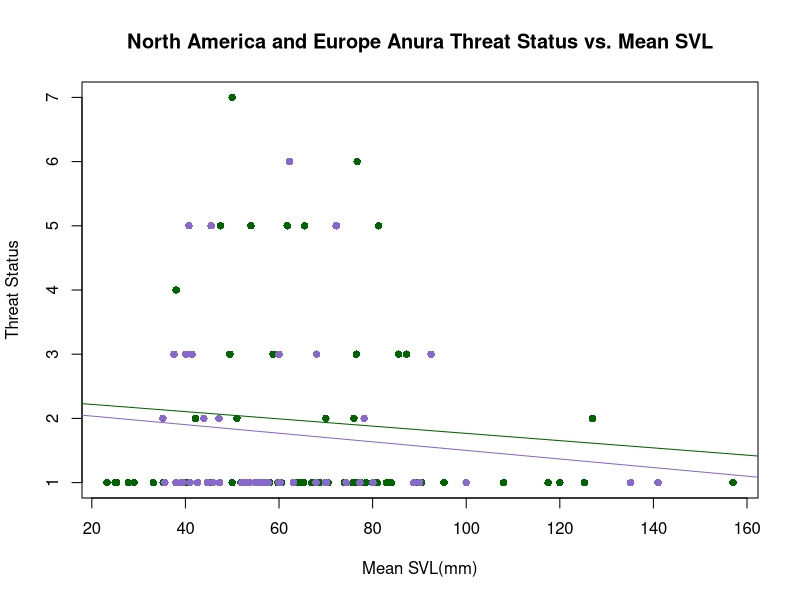
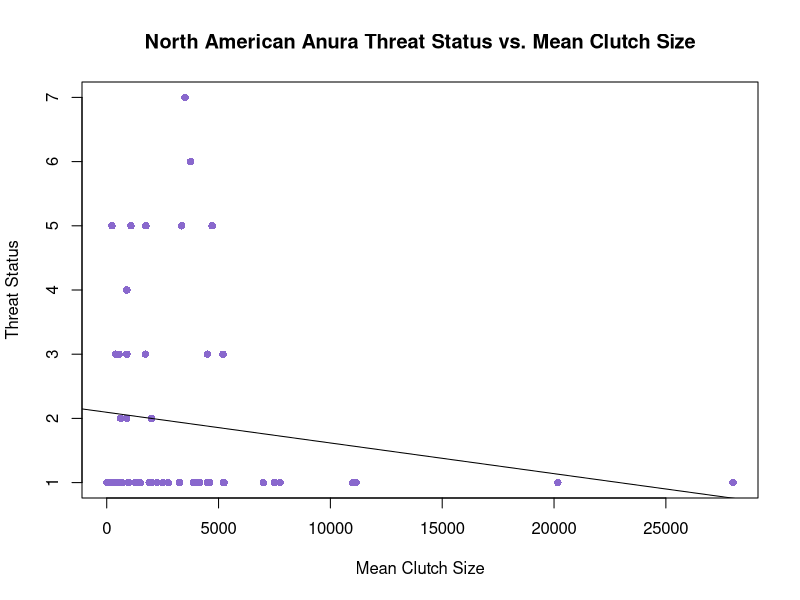
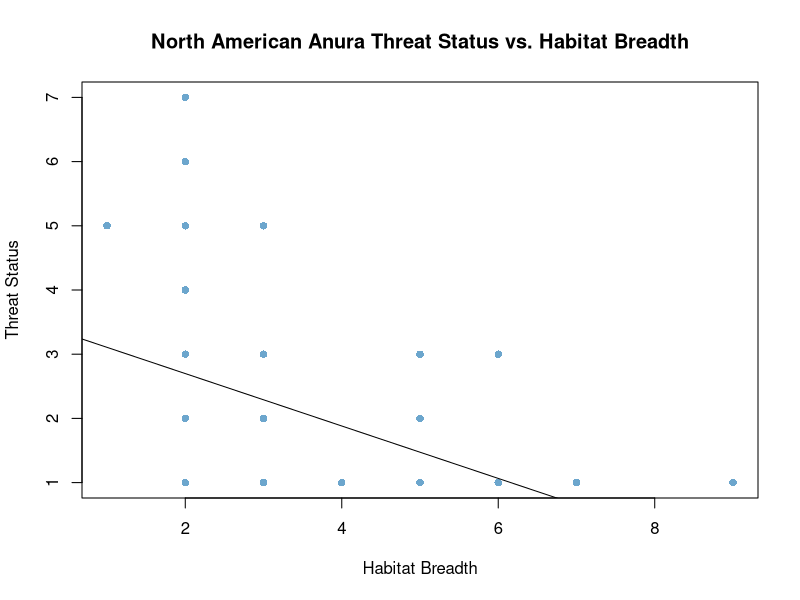
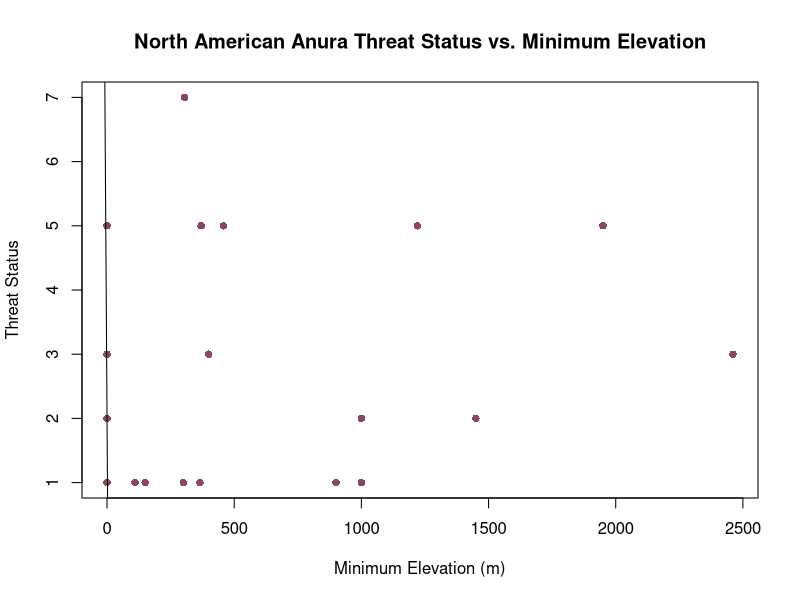
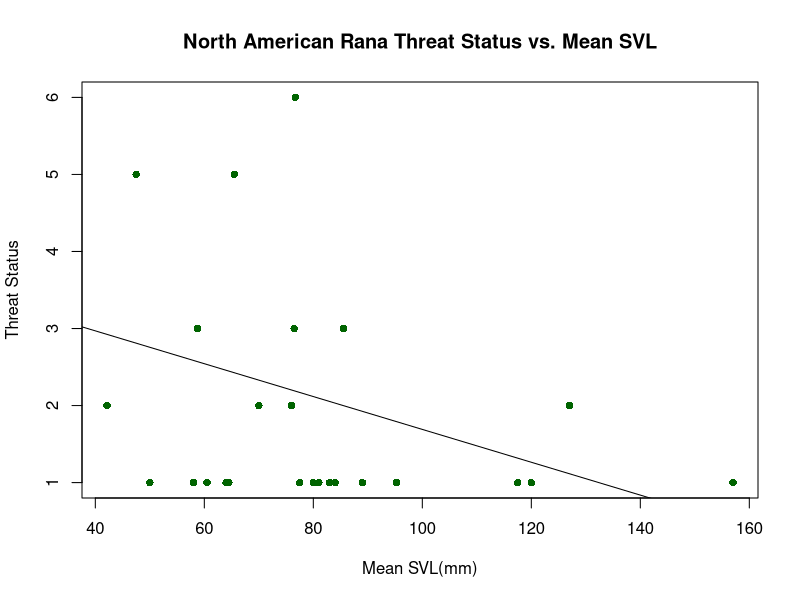
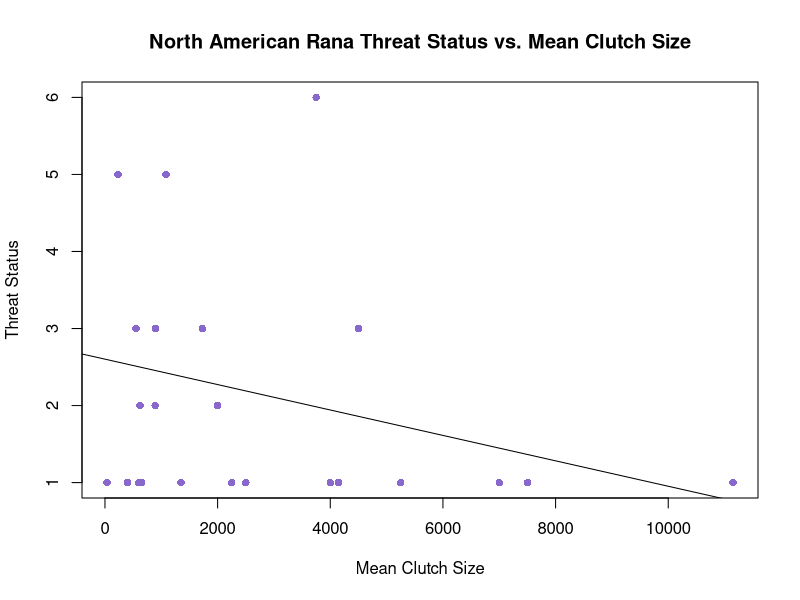
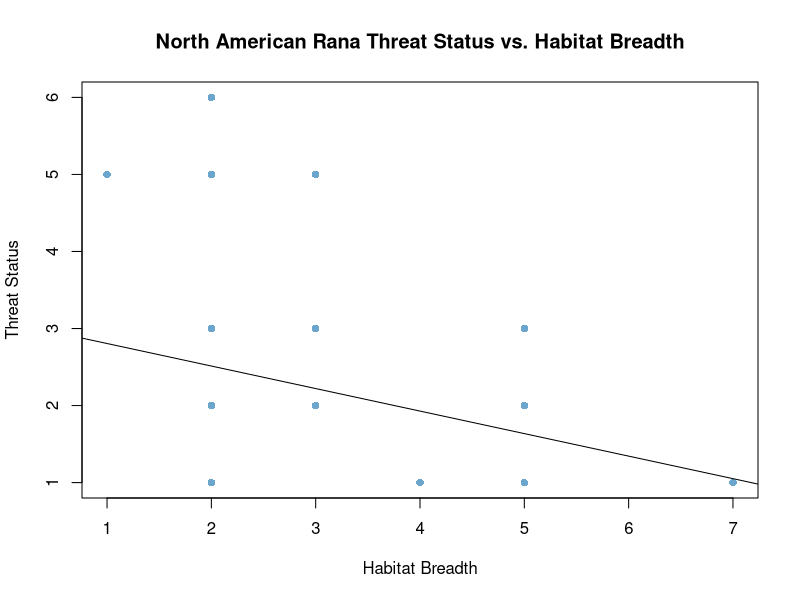
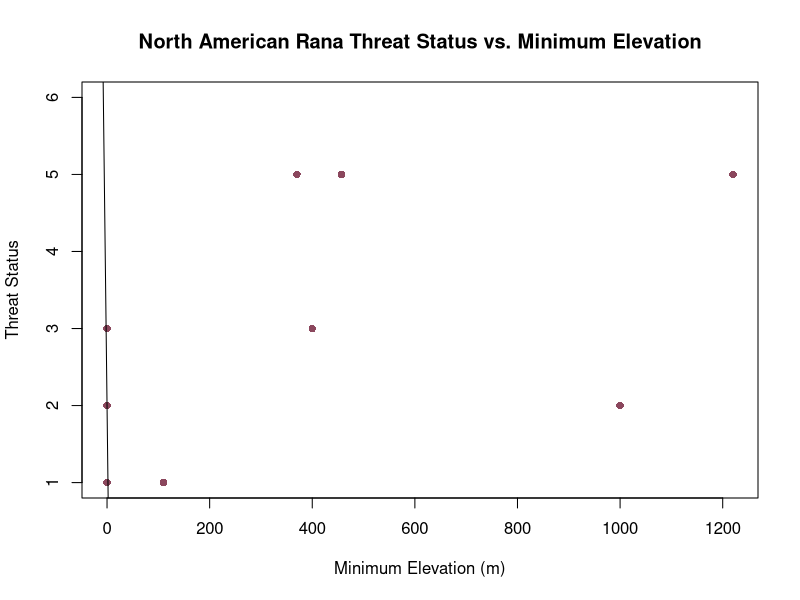

R code for these plots, in order: (Note: this script raises an error after producing the figures.)
# ENEC 395 Undergraduate Research 
# Alicia Wood
# 3/20/17
# Correlates of Extinction Risk in European and North American Amphibians


### Setting my working directory to the folder where all of my data and code are stored

setwd('~/Desktop/Extinction-Risk')

library(dplyr)


### Reading in raw data files


NAfrogs = read.table("NorthAmericanFrogs.txt", header=T, sep = '\t', quote = "\"")
NApaired = read.table("NorthAmericanFrogsPaired.txt", header=T, sep='\t', quote = "\"")
EuroAmphib = read.table("EuropeanAmphibians.txt", header=T, sep = '\t', quote = "\"", na.strings = "DD")
Taxonomy = read.table("Taxonomy.txt", header=T, sep = '\t', quote = "\"")


### Simplifying and preparing data for analysis


#Creating Habitat Breadth columns in both datasets
EuroAmphib$Forest <- apply(EuroAmphib[,c(123:131)], 1, sum)
EuroAmphib$Forest[EuroAmphib$Forest > 0] <- 1
EuroAmphib$Savanna <- apply(EuroAmphib[,c(132:133)], 1, sum)
EuroAmphib$Savanna[EuroAmphib$Savanna > 0] <- 1
EuroAmphib$Shrubland <- apply(EuroAmphib[,c(134:141)], 1, sum)
EuroAmphib$Shrubland[EuroAmphib$Shrubland > 0] <- 1
EuroAmphib$Grassland <- apply(EuroAmphib[,c(142:148)], 1, sum)
EuroAmphib$Grassland[EuroAmphib$Grassland > 0] <- 1
EuroAmphib$Wetlands <- apply(EuroAmphib[,c(149:164)], 1, sum)
EuroAmphib$Wetlands[EuroAmphib$Wetlands > 0] <- 1
EuroAmphib$RockyAreas[EuroAmphib$Habitat_RockyAreas_inland_cliffs_moutain_peaks == 1] <- 1
EuroAmphib$RockyAreas[EuroAmphib$Habitat_RockyAreas_inland_cliffs_moutain_peaks == 0] <- 0
EuroAmphib$Caves <- apply(EuroAmphib[,c(166:167)], 1, sum)
EuroAmphib$Caves[EuroAmphib$Caves > 0] <- 1
EuroAmphib$Deserts <- apply(EuroAmphib[,c(168:170)], 1, sum)
EuroAmphib$Deserts[EuroAmphib$Deserts > 0] <- 1
EuroAmphib$ArtificialTerrestrial <- apply(EuroAmphib[,c(171:176)], 1, sum)
EuroAmphib$ArtificialTerrestrial[EuroAmphib$ArtificialTerrestrial > 0] <- 1
EuroAmphib$Other[EuroAmphib$Habitat_Other_dunes == 1] <- 1
EuroAmphib$Other[EuroAmphib$Habitat_Other_dunes == 0] <- 0

EuroAmphib$HabitatBreadth <- apply(EuroAmphib[,c(255,264)], 1, sum)
#error in eorobean habitat breadth code because the habitat type columns created above are num not int type, so summing them doesn't work
NAfrogs$HabitatBreadth <- apply(NAfrogs[,c(22:33)], 1, sum)

#Condensing mean max and min Clutch Size into 1 mean Clutch Size column for NA dataset
NAfrogs$ClutchSize <- ifelse(is.na(NAfrogs$MeanClutchSize), ifelse(is.na(NAfrogs$MaxClutchSize), ifelse(is.na(NAfrogs$MinClutchSize), NA, NAfrogs$MinClutchSize), ifelse(is.na(NAfrogs$MinClutchSize), NAfrogs$MaxClutchSize, rowMeans(NAfrogs[,c("MinClutchSize", "MaxClutchSize")]))), NAfrogs$MeanClutchSize)
#Europe dataset already in 1 column named number_of_eggs_or_offspring

#Simplifying NAfrogs SVL data into 1 Mean SVL column
NAfrogs$SVLunspecified <- ifelse(is.na(NAfrogs$MeanSVL_Unspecified_mm), ifelse(is.na(NAfrogs$MaxSVL_Unspecified_mm), ifelse(is.na(NAfrogs$MinSVL_Unspecified_mm), NA, NAfrogs$MinSVL_Unspecified_mm), ifelse(is.na(NAfrogs$MinSVL_Unspecified_mm), NAfrogs$MaxSVL_Unspecified_mm, rowMeans(NAfrogs[,c("MinSVL_Unspecified_mm", "MaxSVL_Unspecified_mm")]))), NAfrogs$MeanSVL_Unspecified_mm)
NAfrogs$SVLfemale <- ifelse(is.na(NAfrogs$MeanSVL_Female_mm), ifelse(is.na(NAfrogs$MaxSVL_Female_mm), ifelse(is.na(NAfrogs$MinSVL_Female_mm), NA, NAfrogs$MinSVL_Female_mm), ifelse(is.na(NAfrogs$MinSVL_Female_mm), NAfrogs$MaxSVL_Female_mm, rowMeans(NAfrogs[,c("MinSVL_Female_mm", "MaxSVL_Female_mm")]))), NAfrogs$MeanSVL_Female_mm)
NAfrogs$SVLmale <- ifelse(is.na(NAfrogs$MeanSVL_Male_mm), ifelse(is.na(NAfrogs$MaxSVL_Male_mm), ifelse(is.na(NAfrogs$MinSVL_Male_mm), NA, NAfrogs$MinSVL_Male_mm), ifelse(is.na(NAfrogs$MinSVL_Male_mm), NAfrogs$MaxSVL_Male_mm, rowMeans(NAfrogs[,c("MinSVL_Male_mm", "MaxSVL_Male_mm")]))), NAfrogs$MeanSVL_Male_mm)
NAfrogs$SVLMFmean <- rowMeans(NAfrogs[,c("SVLfemale", "SVLmale")])
NAfrogs$SVL <- ifelse(!is.na(NAfrogs$SVLunspecified) & !is.na(NAfrogs$SVLfemale) & !is.na(NAfrogs$SVLmale), rowMeans(NAfrogs[,c("SVLunspecified", "SVLMFmean")]), ifelse(is.na(NAfrogs$SVLunspecified), ifelse(is.na(NAfrogs$SVLfemale), ifelse(is.na(NAfrogs$SVLmale), NA, NAfrogs$SVLmale), ifelse(is.na(NAfrogs$SVLmale), NAfrogs$SVLfemale, NAfrogs$SVLMFmean)), NAfrogs$SVLunspecified))
#Mean SVL alredy in 1 column in Euro dastaset named SVL_unspecified_mm


### Organizing Threat Data


# Creating threat binary column in the European Dataset
EuroAmphib$ThreatBinary <- NA
EuroAmphib$ThreatBinary[EuroAmphib$IUCN_Status_Vulnerable == 1 | EuroAmphib$IUCN_Status_Endangered == 1 | EuroAmphib$IUCN_Status_NearThreatened == 1 | EuroAmphib$IUCN_Status_CriticallyEndangered == 1] <- 1
EuroAmphib$ThreatBinary[EuroAmphib$IUCN_Status_LeastConcern == 1] <- 0
# Creating Continuous Threat Status Values in European Dataset
EuroAmphib$threat[EuroAmphib$IUCN_Status_LeastConcern == 1] <- 1
EuroAmphib$threat[EuroAmphib$IUCN_Status_Vulnerable == 1] <- 2
EuroAmphib$threat[EuroAmphib$IUCN_Status_NearThreatened == 1] <- 3
EuroAmphib$threat[EuroAmphib$IUCN_Status_Endangered == 1] <- 5
EuroAmphib$threat[EuroAmphib$IUCN_Status_CriticallyEndangered == 1] <- 6
# Creating Threat status ordinal values
threat = data.frame(IUCN_Threat_Status = c('LC', 'VU', 'NT', 'TH', 'EN', 'CR', 'EW'),
                    threat = 1:7)


### Joining in taxonomy and threat datasets


NAfrogs <- merge(NAfrogs, Taxonomy, by = "SpeciesName") %>% left_join(threat)
EuroAmphib <- merge(EuroAmphib, Taxonomy, by = "SpeciesName")


### Dividing European dataset into Anura and Urodela order datasets


Efrogs <- EuroAmphib[EuroAmphib$Order == 'Anura',]
Esalamanders <- EuroAmphib[EuroAmphib$Order == 'Urodela',]


##### Plots and Linear Models


## North American and European Anura Comparison

# SVL
plot(NAfrogs$SVL, NAfrogs$threat, xlab = "Mean SVL(mm)", ylab = "Threat Status", main = "North America and Europe Anura Threat Status vs. Mean SVL", col = "darkgreen", pch = 16)
lm_svl = lm(NAfrogs$threat ~ NAfrogs$SVL)
abline(lm_svl, col = "darkgreen")
summary(lm_svl)
points(Efrogs$SVL_Unspecified_mm, Efrogs$threat, xlab = "Mean SVL (mm)", ylab = "Threat Status", main = "European Anura Threat Status vs Mean SVL", col = "mediumpurple3", pch = 16)
lm_svlf = lm(Efrogs$threat ~ Efrogs$SVL_Unspecified_mm)
abline(lm_svlf, col = "mediumpurple3")
summary(lm_svlf)
# Clutch Size
plot(NAfrogs$ClutchSize, NAfrogs$threat, xlab = "Mean Clutch Size", ylab = "Threat Status", main = "North American Anura Threat Status vs. Mean Clutch Size", col = "mediumpurple3", pch = 16)
lmcs = lm(NAfrogs$threat ~ NAfrogs$ClutchSize)
abline(lmcs)
summary(lmcs)
plot(NAfrogs$HabitatBreadth, NAfrogs$threat, xlab = "Habitat Breadth", ylab = "Threat Status", main = "North American Anura Threat Status vs. Habitat Breadth", col = "skyblue3", pch = 16)
lmhb = lm(NAfrogs$threat ~ NAfrogs$HabitatBreadth)
abline(lmhb)
summary(lmhb)
plot(NAfrogs$MinElevation_m, NAfrogs$threat, xlab = "Minimum Elevation (m)", ylab = "Threat Status", main = "North American Anura Threat Status vs. Minimum Elevation", col = "palevioletred4", pch = 16)
lmme = lm(NAfrogs$threat ~ NAfrogs$MinElevation_m)
abline(lmme)
summary(lmme)
# Multi-Variable Linear Model (All Frogs)
MultiLM = lm(NAfrogs$threat ~ NAfrogs$SVL + NAfrogs$ClutchSize + NAfrogs$HabitatBreadth + NAfrogs$MinElevation_m)
summary(MultiLM)
# Single and Multiple Linear Models (Rana)
Rana = NAfrogs[NAfrogs$Genus == 'Rana',]
plot(Rana$SVL, Rana$threat, xlab = "Mean SVL(mm)", ylab = "Threat Status", main = "North American Rana Threat Status vs. Mean SVL", col = "darkgreen", pch = 16)
lmsvlr = lm(Rana$threat ~ Rana$SVL)
abline(lmsvlr)
summary(lmsvlr)
plot(Rana$ClutchSize, Rana$threat, xlab = "Mean Clutch Size", ylab = "Threat Status", main = "North American Rana Threat Status vs. Mean Clutch Size", col = "mediumpurple3", pch = 16)
lmcsr = lm(Rana$threat ~ Rana$ClutchSize)
abline(lmcsr)
summary(lmcsr)
plot(Rana$HabitatBreadth, Rana$threat, xlab = "Habitat Breadth", ylab = "Threat Status", main = "North American Rana Threat Status vs. Habitat Breadth", col = "skyblue3", pch = 16)
lmhbr = lm(Rana$threat ~ Rana$HabitatBreadth)
abline(lmhbr)
summary(lmhbr)
plot(Rana$MinElevation_m, Rana$threat, xlab = "Minimum Elevation (m)", ylab = "Threat Status", main = "North American Rana Threat Status vs. Minimum Elevation", col = "palevioletred4", pch = 16)
lmmer = lm(Rana$threat ~ Rana$MinElevation_m)
abline(lmmer)
summary(lmmer)
MultiLMr = lm(Rana$threat ~ Rana$SVL + Rana$ClutchSize + Rana$HabitatBreadth + Rana$MinElevation_m)
summary(MultiLMr)
# Single and Multi Linear Models (Anaxyrus)
Anaxyrus = NAfrogs[NAfrogs$Genus == 'Anaxyrus',]
plot(Anaxyrus$SVL, Anaxyrus$threat, xlab = "Mean SVL(mm)", ylab = "Threat Status", main = "North American Anaxyrus Threat Status vs. Mean SVL", col = "darkgreen", pch = 16)
lmsvla = lm(Anaxyrus$threat ~ Anaxyrus$SVL)
abline(lmsvla)
summary(lmsvla)
plot(Anaxyrus$ClutchSize, Anaxyrus$threat, xlab = "Mean Clutch Size", ylab = "Threat Status", main = "North American Anaxyrus Threat Status vs. Mean Clutch Size", col = "mediumpurple3", pch = 16)
lmcsa = lm(Anaxyrus$threat ~ Anaxyrus$ClutchSize)
abline(lmcsa)
summary(lmcsa)
plot(Anaxyrus$HabitatBreadth, Anaxyrus$threat, xlab = "Habitat Breadth", ylab = "Threat Status", main = "North American Anaxyrus Threat Status vs. Habitat Breadth", col = "skyblue3", pch = 16)
lmhba = lm(Anaxyrus$threat ~ Anaxyrus$HabitatBreadth)
abline(lmhba)
summary(lmhba)
plot(Anaxyrus$MinElevation_m, Anaxyrus$threat, xlab = "Minimum Elevation (m)", ylab = "Threat Status", main = "North American Anaxyrus Threat Status vs. Minimum Elevation", col = "palevioletred4", pch = 16)
lmmea = lm(Anaxyrus$threat ~ Anaxyrus$MinElevation_m)
abline(lmmea)
summary(lmmea)
MultiLMa = lm(Anaxyrus$threat ~ Anaxyrus$SVL + Anaxyrus$ClutchSize + Anaxyrus$HabitatBreadth + Anaxyrus$MinElevation_m)
summary(MultiLMa)

## European frogs
plot(Efrogs$SVL_Unspecified_mm, Efrogs$threat, xlab = "Mean SVL (mm)", ylab = "Threat Status", main = "European Anura Threat Status vs Mean SVL", col = "darkgreen", pch = 16)
lmsvlf = lm(Efrogs$threat ~ Efrogs$SVL_Unspecified_mm)
abline(lmsvlf)
summary(lmsvlf)
plot(Efrogs$Number_of_eggs_or_offspring, Efrogs$threat, xlab = "Mean Clutch Size", ylab = "Threat Status", main = "European Anura Threat Status vs. Mean Clutch Size", col = "mediumpurple3", pch = 16)
lmcsf = lm(Efrogs$threat ~ Efrogs$Number_of_eggs_or_offspring)
abline(lmcsf)
summary(lmcsf)
plot(Efrogs$HabitatBreadth, Efrogs$threat, xlab = "Habitat Breadth", ylab = "Threat Status", main = "European Anura Threat Status vs. Habitat Breadth", col = "skyblue3", pch = 16)
lmhbf = lm(Efrogs$threat ~ Efrogs$HabitatBreadth)
abline(lmhbf)
summary(lmhbf)
plot(Efrogs$Altitude_min, Efrogs$threat, xlab = "Minimum Altitude (m)", ylab = "Threat Status", main = "European Anura Threat Status vs. Minimum Altitude", col = "palevioletred4", pch = 16)
lmmef = lm(Efrogs$threat ~ Efrogs$Altitude_min)
abline(lmmef)
summary(lmmef)
MultiLMf = lm(Efrogs$threat ~ Efrogs$SVL_Unspecified_mm + Efrogs$Number_of_eggs_or_offspring + Efrogs$HabitatBreadth + Efrogs$Altitude_min)
summary(MultiLMf)

## European Salamanders
plot(Esalamanders$SVL_Unspecified_mm, Esalamanders$threat, xlab = "Mean SVL (mm)", ylab = "Threat Status", main = "European Urodela Threat Status vs Mean SVL", col = "darkgreen", pch = 16)
lmsvls = lm(Esalamanders$threat ~ Esalamanders$SVL_Unspecified_mm)
abline(lmsvls)
summary(lmsvls)
plot(Esalamanders$Number_of_eggs_or_offspring, Esalamanders$threat, xlab = "Mean Clutch Size", ylab = "Threat Status", main = "European Urodela Threat Status vs. Mean Clutch Size", col = "mediumpurple3", pch = 16)
lmcss = lm(Esalamanders$threat ~ Esalamanders$Number_of_eggs_or_offspring)
abline(lmcss)
summary(lmcss)
plot(Esalamanders$HabitatBreadth, Esalamanders$threat, xlab = "Habitat Breadth", ylab = "Threat Status", main = "European Urodela Threat Status vs. Habitat Breadth", col = "skyblue3", pch = 16)
lmhbs = lm(Esalamanders$threat ~ Esalamanders$HabitatBreadth)
abline(lmhbs)
summary(lmhbs)
plot(Esalamanders$Altitude_min, Esalamanders$threat, xlab = "Minimum Altitude (m)", ylab = "Threat Status", main = "European Urodela Threat Status vs. Minimum Altitude", col = "palevioletred4", pch = 16)
lmmes = lm(Esalamanders$threat ~ Esalamanders$Altitude_min)
abline(lmmes)
summary(lmmes)
MultiLMs = lm(Esalamanders$threat ~ Esalamanders$SVL_Unspecified_mm + Esalamanders$Number_of_eggs_or_offspring + Esalamanders$HabitatBreadth + Esalamanders$Altitude_min)
summary(MultiLMs)

#### Paired Analysis

#preparing the paired dataset
NApaired$HabitatBreadth1 <- apply(NApaired[,c(24:35)], 1, sum)
NApaired$HabitatBreadth2 <- apply(NApaired[,c(63:74)], 1, sum)

NApaired$ClutchSize1 <- ifelse(is.na(NApaired$MeanClutchSize1), ifelse(is.na(NApaired$MaxClutchSize1), ifelse(is.na(NApaired$MinClutchSize1), NA, NApaired$MinClutchSize1), ifelse(is.na(NApaired$MinClutchSize1), NApaired$MaxClutchSize1, rowMeans(NApaired[,c("MinClutchSize1", "MaxClutchSize1")]))), NApaired$MeanClutchSize1)
NApaired$ClutchSize2 <- ifelse(is.na(NApaired$MeanClutchSize2), ifelse(is.na(NApaired$MaxClutchSize2), ifelse(is.na(NApaired$MinClutchSize2), NA, NApaired$MinClutchSize2), ifelse(is.na(NApaired$MinClutchSize2), NApaired$MaxClutchSize2, rowMeans(NApaired[,c("MinClutchSize2", "MaxClutchSize2")]))), NApaired$MeanClutchSize2)

NApaired$SVLunspecified1 <- ifelse(is.na(NApaired$MeanSVL_Unspecified_mm1), ifelse(is.na(NApaired$MaxSVL_Unspecified_mm1), ifelse(is.na(NApaired$MinSVL_Unspecified_mm1), NA, NApaired$MinSVL_Unspecified_mm1), ifelse(is.na(NApaired$MinSVL_Unspecified_mm1), NApaired$MaxSVL_Unspecified_mm1, rowMeans(NApaired[,c("MinSVL_Unspecified_mm1", "MaxSVL_Unspecified_mm1")]))), NApaired$MeanSVL_Unspecified_mm1)
NApaired$SVLfemale1 <- ifelse(is.na(NApaired$MeanSVL_Female_mm1), ifelse(is.na(NApaired$MaxSVL_Female_mm1), ifelse(is.na(NApaired$MinSVL_Female_mm1), NA, NApaired$MinSVL_Female_mm1), ifelse(is.na(NApaired$MinSVL_Female_mm1), NApaired$MaxSVL_Female_mm1, rowMeans(NApaired[,c("MinSVL_Female_mm1", "MaxSVL_Female_mm1")]))), NApaired$MeanSVL_Female_mm1)
NApaired$SVLmale1 <- ifelse(is.na(NApaired$MeanSVL_Male_mm1), ifelse(is.na(NApaired$MaxSVL_Male_mm1), ifelse(is.na(NApaired$MinSVL_Male_mm1), NA, NApaired$MinSVL_Male_mm1), ifelse(is.na(NApaired$MinSVL_Male_mm1), NApaired$MaxSVL_Male_mm1, rowMeans(NApaired[,c("MinSVL_Male_mm1", "MaxSVL_Male_mm1")]))), NApaired$MeanSVL_Male_mm1)
NApaired$SVLMFmean1 <- rowMeans(NApaired[,c("SVLfemale1", "SVLmale1")])
NApaired$SVL1 <- ifelse(!is.na(NApaired$SVLunspecified1) & !is.na(NApaired$SVLfemale1) & !is.na(NApaired$SVLmale1), rowMeans(NApaired[,c("SVLunspecified1", "SVLMFmean1")]), ifelse(is.na(NApaired$SVLunspecified1), ifelse(is.na(NApaired$SVLfemale1), ifelse(is.na(NApaired$SVLmale1), NA, NApaired$SVLmale1), ifelse(is.na(NApaired$SVLmale1), NApaired$SVLfemale1, NApaired$SVLMFmean1)), NApaired$SVLunspecified1))
NApaired$SVLunspecified2 <- ifelse(is.na(NApaired$MeanSVL_Unspecified_mm2), ifelse(is.na(NApaired$MaxSVL_Unspecified_mm2), ifelse(is.na(NApaired$MinSVL_Unspecified_mm2), NA, NApaired$MinSVL_Unspecified_mm2), ifelse(is.na(NApaired$MinSVL_Unspecified_mm2), NApaired$MaxSVL_Unspecified_mm2, rowMeans(NApaired[,c("MinSVL_Unspecified_mm2", "MaxSVL_Unspecified_mm2")]))), NApaired$MeanSVL_Unspecified_mm2)
NApaired$SVLfemale2 <- ifelse(is.na(NApaired$MeanSVL_Female_mm2), ifelse(is.na(NApaired$MaxSVL_Female_mm2), ifelse(is.na(NApaired$MinSVL_Female_mm2), NA, NApaired$MinSVL_Female_mm2), ifelse(is.na(NApaired$MinSVL_Female_mm2), NApaired$MaxSVL_Female_mm2, rowMeans(NApaired[,c("MinSVL_Female_mm2", "MaxSVL_Female_mm2")]))), NApaired$MeanSVL_Female_mm2)
NApaired$SVLmale2 <- ifelse(is.na(NApaired$MeanSVL_Male_mm2), ifelse(is.na(NApaired$MaxSVL_Male_mm2), ifelse(is.na(NApaired$MinSVL_Male_mm2), NA, NApaired$MinSVL_Male_mm2), ifelse(is.na(NApaired$MinSVL_Male_mm2), NApaired$MaxSVL_Male_mm2, rowMeans(NApaired[,c("MinSVL_Male_mm2", "MaxSVL_Male_mm2")]))), NApaired$MeanSVL_Male_mm2)
NApaired$SVLMFmean2 <- rowMeans(NApaired[,c("SVLfemale2", "SVLmale2")])
NApaired$SVL2 <- ifelse(!is.na(NApaired$SVLunspecified2) & !is.na(NApaired$SVLfemale2) & !is.na(NApaired$SVLmale2), rowMeans(NApaired[,c("SVLunspecified2", "SVLMFmean2")]), ifelse(is.na(NApaired$SVLunspecified2), ifelse(is.na(NApaired$SVLfemale2), ifelse(is.na(NApaired$SVLmale2), NA, NApaired$SVLmale2), ifelse(is.na(NApaired$SVLmale2), NApaired$SVLfemale2, NApaired$SVLMFmean2)), NApaired$SVLunspecified2))

## Calculating Pair Differences
NApaired$SVLDiff <- NApaired$SVL2 - NApaired$SVL1
NApaired$ClutchSizeDiff <- NApaired$ClutchSize2 - NApaired$ClutchSize1
NApaired$HabitatBreadthDiff <- NApaired$HabitatBreadth2 - NApaired$HabitatBreadth1

## Wilcoxon Tests
wilcox.test(NApaired$SVLDiff)
wilcox.test(NApaired$ClutchSizeDiff)
wilcox.test(NApaired$HabitatBreadthDiff)











# example data visualizations
boxplot(NAfrogs$MeanClutchSize ~ NAfrogs$ThreatBinary)
boxplot(NAfrogs$MaxClutchSize ~ NAfrogs$ThreatBinary)
boxplot(NAfrogs$MinClutchSize ~ NAfrogs$ThreatBinary)
boxplot(NAfrogs$MeanSVL_Unspecified_mm ~ NAfrogs$ThreatBinary)
boxplot(NAfrogs$MeanSVL_Female_mm ~ NAfrogs$ThreatBinary)
boxplot(NAfrogs$MeanSVL_Male_mm ~ NAfrogs$ThreatBinary)
boxplot(NAfrogs$MaxSVL_Male_mm ~ NAfrogs$ThreatBinary)
boxplot(NAfrogs$MaxSVL_Female_mm ~ NAfrogs$ThreatBinary)
boxplot(NAfrogs$MaxSVL_Unspecified_mm ~ NAfrogs$ThreatBinary)
boxplot(NAfrogs$MinSVL_Unspecified_mm ~ NAfrogs$ThreatBinary)
boxplot(NAfrogs$MinSVL_Female_mm ~ NAfrogs$ThreatBinary)
boxplot(NAfrogs$MinSVL_Male_mm ~ NAfrogs$ThreatBinary)
boxplot(NAfrogs$Insectivorous ~ NAfrogs$ThreatBinary)
boxplot(NAfrogs$Cannibalism ~ NAfrogs$ThreatBinary)
boxplot(NAfrogs$Moluscivorous ~ NAfrogs$ThreatBinary)
boxplot(NAfrogs$MaxElevation_m ~ NAfrogs$ThreatBinary)
boxplot(NAfrogs$MinElevation_m ~ NAfrogs$ThreatBinary)
boxplot(NAfrogs$HabitatBreadth ~ NAfrogs$ThreatBinary)



boxplot(EuroAmphib$SVL_Unspecified_mm ~ EuroAmphib$ThreatBinary)
boxplot(EuroAmphib$SVL_Female_mm ~ EuroAmphib$ThreatBinary)
boxplot(EuroAmphib$SVL_Male_mm ~ EuroAmphib$ThreatBinary)
boxplot(EuroAmphib$Number_of_eggs_or_offspring ~ EuroAmphib$ThreatBinary)
boxplot(EuroAmphib$AdultDiet_Insectivorous ~ EuroAmphib$ThreatBinary)
boxplot(EuroAmphib$AdultDIet_Moluscivorous ~ EuroAmphib$ThreatBinary)
boxplot(EuroAmphib$AdultDiet_Cannibalism ~ EuroAmphib$ThreatBinary)
boxplot(EuroAmphib$AdultDiet_Herbivorous ~ EuroAmphib$ThreatBinary)
boxplot(EuroAmphib$Altitude_min ~ EuroAmphib$ThreatBinary)
boxplot(EuroAmphib$Altitude_max ~ EuroAmphib$ThreatBinary)
boxplot(EuroAmphib$HabitatBreadth ~ EuroAmphib$ThreatBinary)


# paired tests: e.g., Wilcoxon rank sum test (wilcox.test)

# need to rearrange data for paired comparison where you 

  
